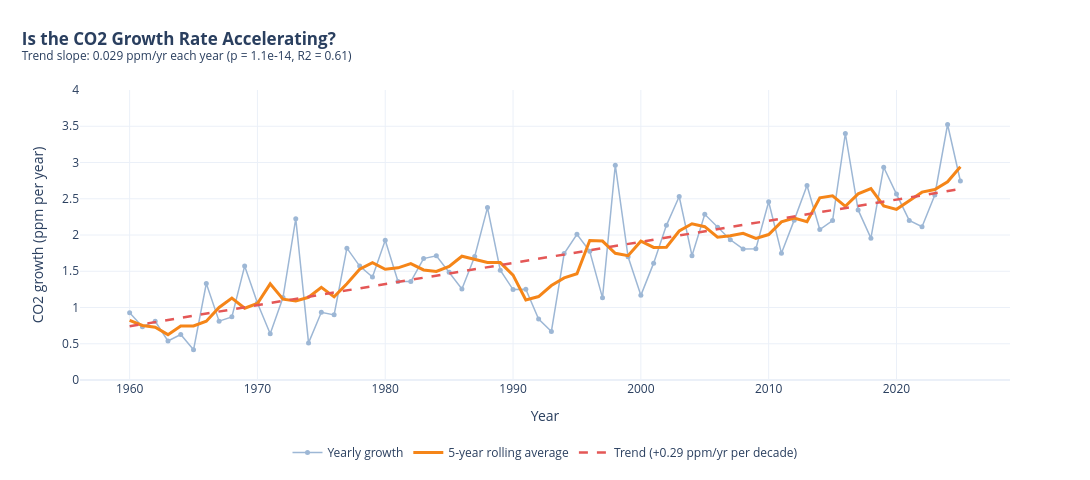

Notebook cell for this chart:
### Markdown cell above
### Q2. Is the growth rate of CO2 itself accelerating?

### Code cell
g1 = g1.sort_values("year").reset_index(drop=True)
lr = linregress(g1["year"], g1["co2_ppm"])
g1["trend"] = lr.intercept + lr.slope * g1["year"]
g1["roll5"] = g1["co2_ppm"].rolling(5, center=True, min_periods=3).mean()

# ---- graph ----
fig = go.Figure()
fig.add_trace(go.Scatter(
    x=g1["year"], y=g1["co2_ppm"], mode="lines+markers",
    name="Yearly growth", line=dict(color="#9DB7D5", width=1.5), marker=dict(size=5),
    hovertemplate="<b>%{x}</b><br>%{y:.2f} ppm/yr<extra></extra>",
))
fig.add_trace(go.Scatter(
    x=g1["year"], y=g1["roll5"], mode="lines", name="5-year rolling average",
    line=dict(color="#F58518", width=3),
))
fig.add_trace(go.Scatter(
    x=g1["year"], y=g1["trend"], mode="lines",
    name=f"Trend (+{lr.slope * 10:.2f} ppm/yr per decade)",
    line=dict(color="#E45756", width=2.5, dash="dash"),
))
fig.update_layout(
    template="plotly_white", width=1090, height=480,
    title=dict(text="<b>Is the CO2 Growth Rate Accelerating?</b>"
                    f"<br><sup>Trend slope: {lr.slope:.3f} ppm/yr each year "
                    f"(p = {lr.pvalue:.1e}, R2 = {lr.rvalue**2:.2f})</sup>", x=0.02),
    xaxis_title="Year", yaxis_title="CO2 growth (ppm per year)",
    yaxis=dict(range=[0, 4]),
    legend=dict(orientation="h", yanchor="top", y=-0.2, xanchor="center", x=0.5),
    margin=dict(t=90, b=100), hovermode="x unified",
)
fig.show()

# Decade averages (less noisy than single years)
dec = g1.groupby(g1["year"] // 10 * 10)["co2_ppm"].mean().round(2)
print("Average growth per decade (ppm/yr):")
print(dec.to_string())

# ---- summary ----
accelerating = lr.slope > 0 and lr.pvalue < 0.05
summary = (
    f"{'Yes' if accelerating else 'No clear acceleration'}: the average annual growth rate of atmospheric CO2 "
    f"moved from {dec.iloc[0]:.2f} ppm/yr in the {dec.index[0]}s to {dec.iloc[-1]:.2f} ppm/yr in the "
    f"{dec.index[-1]}s (about {dec.iloc[-1] / dec.iloc[0]:.1f} times higher). A linear trend changes the growth "
    f"rate by {lr.slope:.3f} ppm/yr every year (about {lr.slope * 10:.2f} ppm/yr per decade, "
    f"R2 = {lr.rvalue**2:.2f}). Short-term spikes and dips are mainly driven by El Nino and volcanic events "
    f"(for example the 1991 Pinatubo eruption) on top of this long-term trend."
)
print(summary)
save_report(TOPIC, "q2", "Is the growth rate of CO2 itself accelerating?", fig, summary)

### Figure 1 — Plotly figure (JSON) as saved in the notebook; plotly's stock layout.template omitted (floating-point values rounded to 4 significant figures)
{"data": [{"hovertemplate": "<b>%{x}</b><br>%{y:.2f} ppm/yr<extra></extra>", "line": {"color": "#9DB7D5", "width": 1.5}, "marker": {"size": 5}, "mode": "lines+markers", "name": "Yearly growth", "type": "scatter", "x": [1960, 1961, 1962, 1963, 1964, 1965, 1966, 1967, 1968, 1969, 1970, 1971, 1972, 1973, 1974, 1975, 1976, 1977, 1978, 1979, 1980, 1981, 1982, 1983, 1984, 1985, 1986, 1987, 1988, 1989, 1990, 1991, 1992, 1993, 1994, 1995, 1996, 1997, 1998, 1999, 2000, 2001, 2002, 2003, 2004, 2005, 2006, 2007, 2008, 2009, 2010, 2011, 2012, 2013, 2014, 2015, 2016, 2017, 2018, 2019, 2020, 2021, 2022, 2023, 2024, 2025], "y": [0.9267, 0.735, 0.81, 0.5392, 0.6275, 0.4167, 1.331, 0.8117, 0.8708, 1.571, 1.061, 0.6383, 1.137, 2.225, 0.5117, 0.9342, 0.8983, 1.818, 1.571, 1.42, 1.928, 1.358, 1.358, 1.674, 1.714, 1.485, 1.256, 1.704, 2.378, 1.515, 1.248, 1.252, 0.8408, 0.67, 1.744, 2.009, 1.775, 1.133, 2.963, 1.7, 1.168, 1.612, 2.133, 2.531, 1.715, 2.285, 2.108, 1.934, 1.807, 1.81, 2.459, 1.749, 2.205, 2.682, 2.075, 2.2, 3.4, 2.346, 1.957, 2.934, 2.564, 2.201, 2.114, 2.552, 3.524, 2.745]}, {"line": {"color": "#F58518", "width": 3}, "mode": "lines", "name": "5-year rolling average", "type": "scatter", "x": [1960, 1961, 1962, 1963, 1964, 1965, 1966, 1967, 1968, 1969, 1970, 1971, 1972, 1973, 1974, 1975, 1976, 1977, 1978, 1979, 1980, 1981, 1982, 1983, 1984, 1985, 1986, 1987, 1988, 1989, 1990, 1991, 1992, 1993, 1994, 1995, 1996, 1997, 1998, 1999, 2000, 2001, 2002, 2003, 2004, 2005, 2006, 2007, 2008, 2009, 2010, 2011, 2012, 2013, 2014, 2015, 2016, 2017, 2018, 2019, 2020, 2021, 2022, 2023, 2024, 2025], "y": [0.8239, 0.7527, 0.7277, 0.6257, 0.7448, 0.7452, 0.8115, 1.0, 1.129, 0.9905, 1.055, 1.326, 1.114, 1.089, 1.141, 1.278, 1.147, 1.328, 1.527, 1.619, 1.527, 1.547, 1.606, 1.518, 1.498, 1.567, 1.708, 1.668, 1.62, 1.619, 1.447, 1.105, 1.151, 1.303, 1.408, 1.466, 1.925, 1.916, 1.748, 1.715, 1.915, 1.829, 1.832, 2.055, 2.154, 2.114, 1.97, 1.989, 2.024, 1.952, 2.006, 2.181, 2.234, 2.182, 2.512, 2.541, 2.395, 2.567, 2.64, 2.4, 2.354, 2.473, 2.591, 2.627, 2.734, 2.94]}, {"line": {"color": "#E45756", "dash": "dash", "width": 2.5}, "mode": "lines", "name": "Trend (+0.29 ppm/yr per decade)", "type": "scatter", "x": [1960, 1961, 1962, 1963, 1964, 1965, 1966, 1967, 1968, 1969, 1970, 1971, 1972, 1973, 1974, 1975, 1976, 1977, 1978, 1979, 1980, 1981, 1982, 1983, 1984, 1985, 1986, 1987, 1988, 1989, 1990, 1991, 1992, 1993, 1994, 1995, 1996, 1997, 1998, 1999, 2000, 2001, 2002, 2003, 2004, 2005, 2006, 2007, 2008, 2009, 2010, 2011, 2012, 2013, 2014, 2015, 2016, 2017, 2018, 2019, 2020, 2021, 2022, 2023, 2024, 2025], "y": [0.7407, 0.7698, 0.7989, 0.8281, 0.8572, 0.8863, 0.9154, 0.9446, 0.9737, 1.003, 1.032, 1.061, 1.09, 1.119, 1.148, 1.178, 1.207, 1.236, 1.265, 1.294, 1.323, 1.352, 1.382, 1.411, 1.44, 1.469, 1.498, 1.527, 1.556, 1.585, 1.615, 1.644, 1.673, 1.702, 1.731, 1.76, 1.789, 1.818, 1.848, 1.877, 1.906, 1.935, 1.964, 1.993, 2.022, 2.052, 2.081, 2.11, 2.139, 2.168, 2.197, 2.226, 2.255, 2.285, 2.314, 2.343, 2.372, 2.401, 2.43, 2.459, 2.488, 2.518, 2.547, 2.576, 2.605, 2.634]}], "layout": {"height": 480, "hovermode": "x unified", "legend": {"orientation": "h", "x": 0.5, "xanchor": "center", "y": -0.2, "yanchor": "top"}, "margin": {"b": 100, "t": 90}, "title": {"text": "<b>Is the CO2 Growth Rate Accelerating?</b><br><sup>Trend slope: 0.029 ppm/yr each year (p = 1.1e-14, R2 = 0.61)</sup>", "x": 0.02}, "width": 1090, "xaxis": {"title": {"text": "Year"}}, "yaxis": {"range": [0, 4], "title": {"text": "CO2 growth (ppm per year)"}}}}
